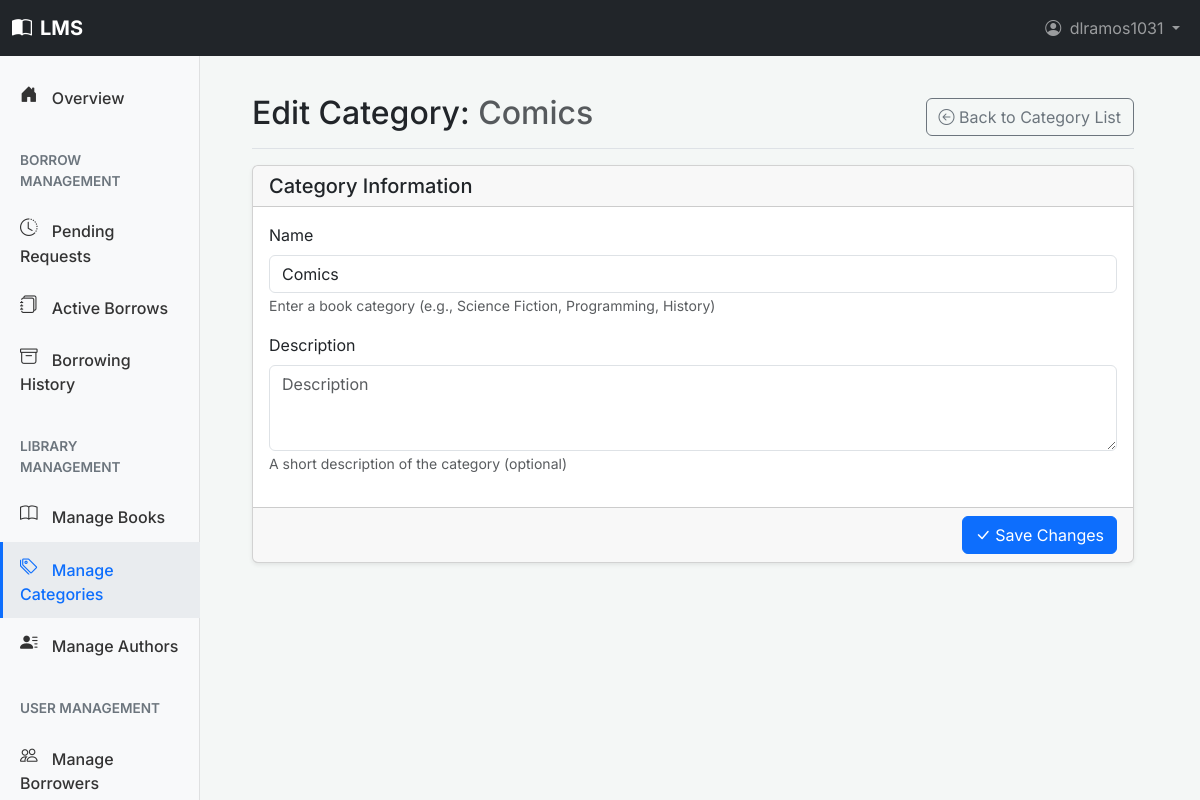
/dashboard/categories/edit/1/ (signed in), run on the app's committed database.
### users/models.py (models this page shows, shortened)
class CustomUser(AbstractUser):
    middle_initial = models.CharField(
        _('middle initial'),
        max_length=10,
        blank=True,
        null=True,
        help_text=_("User's middle initial (optional)")
    )
    suffix = models.CharField(
        _('suffix'),
        max_length=10,
        blank=True,
        null=True,
        help_text=_("e.g., Jr., Sr., III (optional)")
    )
    ROLE_CHOICES = (
        ('BORROWER', _('Borrower')),    # For students and other general library users
        ('LIBRARIAN', _('Librarian')),  # For library staff managing books and circulation
        ('ADMIN', _('Administrator')),  # For system administrators with full access
    )
    role = models.CharField(
        _('role'),
        max_length=20,
        choices=ROLE_CHOICES,
        default='BORROWER',
        help_text=_('The primary role of this user within the library system')
    )
    borrower_id_label = models.CharField(
        _('borrower ID label'),
        max_length=50,
        default="Library ID",
        help_text=_("Label for the borrower's unique identifier (e.g., Student ID, Library Card No.)")
    )
    borrower_id_value = models.CharField(
        _('borrower ID value'),
        max_length=50,
        unique=True,
        null=True,
        blank=True,
        help_text=_("The borrower's unique library identifier value (e.g., 'S12345', 'LC00789')")
    )
    physical_address = models.TextField(
        _('physical address'),
        blank=True,
        null=True,
        help_text=_("Borrower's physical mailing address (optional)")
    )
    birth_date = models.DateField(
        _('birth date'),
        null=True,
        blank=True,
        help_text=_("Borrower's date of birth (optional)")
    )
    phone_number = models.CharField(
        _('phone number'),
        max_length=20,
        blank=True,
        null=True,
        help_text=_("Borrower's contact phone number (optional)")
    )
    profile_picture = models.ImageField(
        _("Profile Picture"),
        upload_to='profile_pics/',
        blank=True,
        null=True,
        help_text=_("Upload a profile picture (optional).")
    )
    BORROWER_TYPE_CHOICES = (
        ('STUDENT', _('Student')),                  # Full-time students
        ('FACULTY', _('Faculty')),                  # Faculty members
        ('STAFF_MEMBER', _('Staff Member')),        # University staff (non-faculty) who are borrowers
        ('ALUMNI', _('Alumni')),                    # Former students who are still borrowers
        ('COMMUNITY', _('Community Member')),       # Other verified local borrowers
        ('OTHER', _('Other Verified Borrower')),    # Other verified borrowers (e.g., local residents, non-student/faculty)
    )
    borrower_type = models.CharField(
        _('borrower type'),
        max_length=30,
        choices=BORROWER_TYPE_CHOICES,
        null=True,
        blank=True,
        help_text=_('Category of the borrower, e.g., Student, Faculty (used if role is Borrower)')
    )
    groups = models.ManyToManyField(
        'auth.Group',
        verbose_name=_('groups'),
        blank=True,
        help_text=_(
            'The groups this user belongs to. A user will get all permissions '
            'granted to each of their groups.'
        ),
        related_name="customuser_groups",
        related_query_name="customuser",
    )
    user_permissions = models.ManyToManyField(
        'auth.Permission',
        verbose_name=_('user permissions'),
        blank=True,
        help_text=_('Specific permissions for this user.'),
        related_name="customuser_permissions",
        related_query_name="customuser",
    )
    class Meta:
        verbose_name = _('User')
        verbose_name_plural = _('Users')
        ordering = ['last_name', 'first_name']

### books/models.py (models this page shows, shortened)
class Category(models.Model):
    name = models.CharField(
        max_length=100,
        unique=True,
        help_text=_("Enter a book category (e.g., Science Fiction, Programming, History)")
    )
    description = models.TextField(
        blank=True,
        null=True,
        help_text=_("A short description of the category (optional)")
    )
    class Meta:
        ordering = ['name']
        verbose_name = _('Category')
        verbose_name_plural = _('Categories')

### books/views.py (the view)
# urls.py: path('dashboard/categories/edit/<int:pk>/', views.StaffCategoryUpdateView.as_view(), name='dashboard_category_edit'),
class StaffCategoryUpdateView(StaffRequiredMixin, UpdateView):
    model = Category
    form_class = CategoryForm
    template_name = 'books/dashboard/book_management/category_form.html'
    success_url = reverse_lazy('books:dashboard_category_list')
    def get_context_data(self, **kwargs):
        context = super().get_context_data(**kwargs)
        context['page_title'] = _(f"Edit Category: {self.object.name}")
        context['form_mode'] = 'edit'
        return context

### books/forms.py
class CategoryForm(forms.ModelForm):
    class Meta:
        model = Category
        fields = ['name', 'description']
        widgets = {
            'name': forms.TextInput(attrs={'class': 'form-control'}),
            'description': forms.Textarea(attrs={'rows': 3, 'class': 'form-control'}),
        }

### books/templates/books/dashboard/book_management/category_form.html (shortened to what this page needs)
{% extends "dashboard/base.html" %}
{% load static %}
{% load bootstrap5 %}
{% block dashboard_page_title_main %}
    {% if form_mode == 'create' %}Add New Category{% else %}Edit Category: <span class="text-muted">{{ form.instance.name }}</span>{% endif %}
{% endblock %}
{% block dashboard_page_actions %}
    <a href="{% url 'books:dashboard_category_list' %}" class="btn btn-outline-secondary">
        <i class="bi bi-arrow-left-circle"></i> Back to Category List
    </a>
{% endblock %}
{% block dashboard_content_main %}
<form method="post">
    <div class="card shadow-sm">
        <div class="card-header">
            <h5 class="mb-0">Category Information</h5>
        </div>
        <div class="card-body">
            {% bootstrap_form form layout='horizontal' %}
        </div>
        <div class="card-footer text-end">
            <button type="submit" class="btn btn-primary">
                <i class="bi {% if form_mode == 'create' %}bi-plus-lg{% else %}bi-check-lg{% endif %}"></i>
                {% if form_mode == 'create' %}Save New Category{% else %}Save Changes{% endif %}
            </button>
        </div>
    </div>
</form>
{% endblock dashboard_content_main %}

### templates/base.html (shortened to what this page needs)
{% load bootstrap5 %}
{% load static %}
<!DOCTYPE html>
<html lang="en">
<head>
    <link rel="stylesheet" href="{% static 'css/inter_font.css' %}">
    <link rel="stylesheet" href="{% static 'vendor/bootstrap-icons/bootstrap-icons.css' %}">
    {% bootstrap_css %}
    <link rel="stylesheet" href="{% static 'css/auth_styles.css' %}">
</head>
<body class="{% block body_class %}{% endblock %}">
  <nav class="navbar navbar-expand-lg navbar-dark bg-dark fixed-top">
    <div class="container-fluid">
      <a class="navbar-brand fw-bold"
        href="{% if user.is_authenticated %}{% if user.role == 'LIBRARIAN' or user.role == 'ADMIN' or user.is_staff %}{% url 'books:dashboard_home' %}{% else %}{% url 'books:portal_catalog' %}{% endif %}{% else %}{% url 'users:login' %}{% endif %}">
        <i class="bi bi-book-half me-2"></i>LMS
      </a>
      <div class="collapse navbar-collapse" id="mainNavbarContent">
          {% block site_nav_items %}
              <ul class="navbar-nav ms-auto mb-2 mb-lg-0">
                  {% if user.is_authenticated %}
                      <li class="nav-item dropdown">
                          <a class="nav-link dropdown-toggle" href="#" id="userProfileDropdown" role="button" data-bs-toggle="dropdown" aria-expanded="false">
                              {% if user.profile_picture %}
                                  <img src="{{ user.profile_picture.url }}" alt="{{ user.username }}" class="rounded-circle me-1" style="width: 24px; height: 24px; object-fit: cover;">
                              {% else %}
                                  <i class="bi bi-person-circle me-1"></i>
                              {% endif %}
                              {{ user.first_name|default:user.username }}
                          </a>
                      </li>
                  {% endif %}
              </ul>
          {% endblock site_nav_items %}
      </div>
    </div>
  </nav>
  <main class="{% block main_container_class %}container{% endblock %}">
      {% block content_body %}{% endblock content_body %}
  </main>
</body>
</html>

### templates/base.html (style rules this page uses)
body { font-family: 'Inter', sans-serif; padding-top: 70px; }

### templates/dashboard/base.html (style rules this page uses)
body { background-color: #f4f7f6; }

### data on the page
CustomUser: first_name "dlramos1031"
Category: instance.name "Comics", name "Comics"
